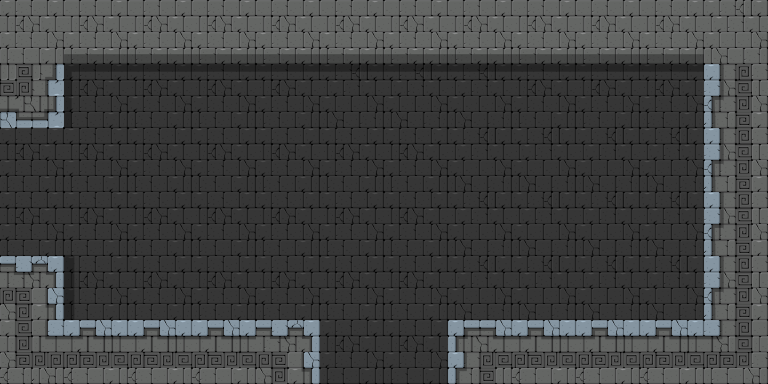

The image is a tile-based game level rendered from a .tmx file. Its description and source (layers, tilesets, objects; grid data summarised) follow:
An orthogonal 12x6 tile map with 64x64 px tiles, 4 tile layers (background, foreground, objects, mainlayer) and 6 objects.

<map version="1.0" orientation="orthogonal" width="12" height="6" tilewidth="64" tileheight="64">
 <properties>
  <property name="physicsGravityY" value="-9.81" />
  <property name="physicsSimulationSpeed" value="1.0" />
  <property name="restrictScrollingToMapBoundary" value="YES" />
 </properties>
 <tileset firstgid="1" name="Tileset_Geometry_16x16_256" tilewidth="64" tileheight="64">
  <image source="Tileset_64x64.png" width="512" height="576" />
 </tileset>
 <layer name="background" width="12" height="6">
  <data>[72 cells, 64 non-empty, 7 distinct tile ids]</data>
 </layer>
 <layer name="foreground" width="12" height="6">
  <data>[72 cells, 31 non-empty, 10 distinct tile ids]</data>
 </layer>
 <layer name="objects" width="12" height="6">
  <data>[72 cells, 0 non-empty, 0 distinct tile ids]</data>
 </layer>
 <layer name="mainlayer" width="12" height="6">
  <data>[72 cells, 0 non-empty, 0 distinct tile ids]</data>
 </layer>
 <objectgroup color="#5858a4" draworder="topdown" name="collisions" width="12" height="6">
  <object x="0" y="0" width="768" height="64" />
  <object x="704" y="64" width="64" height="256" />
  <object x="0" y="64" width="64" height="64" />
  <object x="0" y="256" width="64" height="64" />
  <object x="0" y="320" width="320" height="64" />
  <object x="448" y="320" width="320" height="64" />
 </objectgroup>
 <objectgroup draworder="topdown" name="game objects" width="12" height="6" />
</map>
